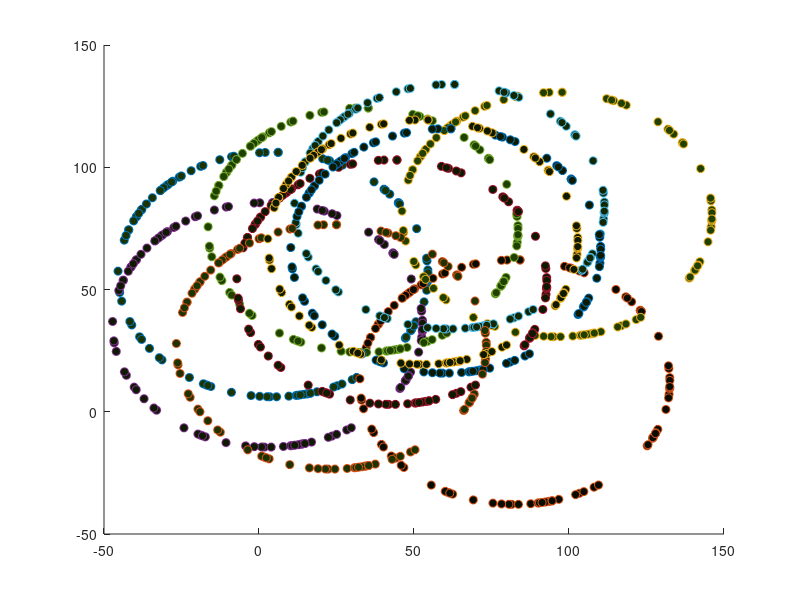

The MATLAB source for this figure:
%% Load Input

m=10; %number of circles 
n = 100; %number of points for in given circle
s=5;% number of segnments that we will initially cluster
r=50; %radius is fixed for all circles, my be changed
angles = 2*pi*rand(1,n); %anglular poistion of a point in a circle

for i=1:m
  cx= rand*100;  %a random x center coordinate
  cy= rand*100;  %a random y center coordinate
x=r*cos(angles)+cx;  %parametric equation of a circle
y=r*sin(angles)+cy;
c=(randi([1, s]))/10; 
color=c.*[0.25,0.5,0];
scatter(x,y,'MarkerFaceColor',color);
hold on;
end


%% Set uniform column sampling
% Initialise clusters




%% While loop 
